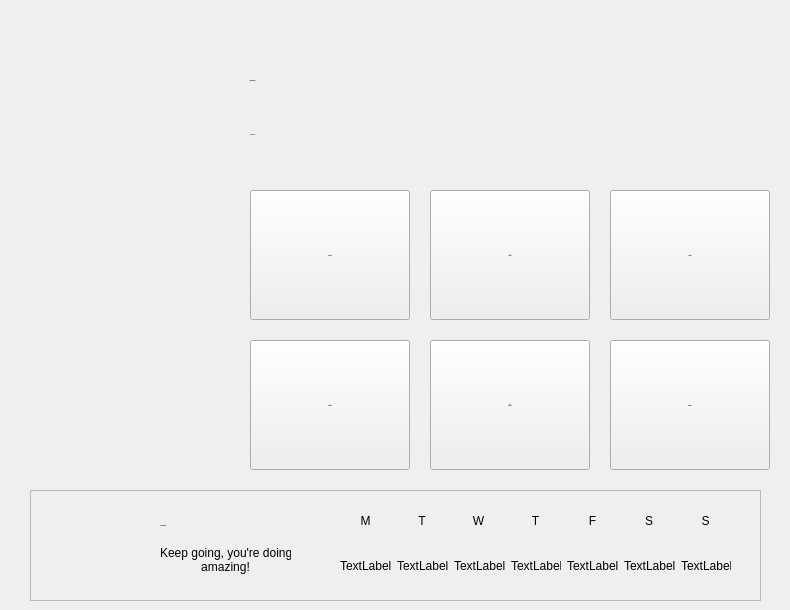
      <widget class="QWidget" name="pageHome">
       <widget class="QLabel" name="labelAppName">
        <property name="geometry">
         <rect>
          <x>250</x>
          <y>30</y>
          <width>351</width>
          <height>100</height>
         </rect>
        </property>
        <property name="sizePolicy">
         <sizepolicy hsizetype="Maximum" vsizetype="Preferred">
          <horstretch>0</horstretch>
          <verstretch>0</verstretch>
         </sizepolicy>
        </property>
        <property name="font">
         <font>
          <family>Segoe Print</family>
          <pointsize>-1</pointsize>
          <bold>true</bold>
         </font>
        </property>
        <property name="text">
         <string>MindScape</string>
        </property>
       </widget>
       <widget class="QLabel" name="labelGreeting">
        <property name="geometry">
         <rect>
          <x>250</x>
          <y>110</y>
          <width>191</width>
          <height>51</height>
         </rect>
        </property>
        <property name="font">
         <font>
          <pointsize>-1</pointsize>
         </font>
        </property>
        <property name="text">
         <string>&lt;html&gt;&lt;head/&gt;&lt;body&gt;&lt;p&gt;Hello Buddy!&lt;/p&gt;&lt;/body&gt;&lt;/html&gt;</string>
        </property>
       </widget>
       <widget class="QPushButton" name="btnJournal">
        <property name="geometry">
         <rect>
          <x>250</x>
          <y>190</y>
          <width>160</width>
          <height>130</height>
         </rect>
        </property>
        <property name="sizePolicy">
         <sizepolicy hsizetype="Maximum" vsizetype="Fixed">
          <horstretch>0</horstretch>
          <verstretch>0</verstretch>
         </sizepolicy>
        </property>
        <property name="minimumSize">
         <size>
          <width>56</width>
          <height>18</height>
         </size>
        </property>
        <property name="maximumSize">
         <size>
          <width>160</width>
          <height>130</height>
         </size>
        </property>
        <property name="font">
         <font>
          <family>Segoe Print</family>
          <pointsize>-1</pointsize>
          <bold>true</bold>
         </font>
        </property>
        <property name="text">
         <string>📓
Journal</string>
        </property>
       </widget>
       <widget class="QPushButton" name="btnMood">
        <property name="geometry">
         <rect>
          <x>430</x>
          <y>190</y>
          <width>160</width>
          <height>130</height>
         </rect>
        </property>
        <property name="font">
         <font>
          <family>Segoe Print</family>
          <pointsize>-1</pointsize>
          <bold>true</bold>
         </font>
        </property>
        <property name="text">
         <string>🌤️
 Mood</string>
        </property>
       </widget>
       <widget class="QPushButton" name="btnQuote">
        <property name="geometry">
         <rect>
          <x>610</x>
          <y>190</y>
          <width>160</width>
          <height>130</height>
         </rect>
        </property>
        <property name="font">
         <font>
          <family>Segoe Print</family>
          <pointsize>-1</pointsize>
          <bold>true</bold>
         </font>
        </property>
        <property name="text">
         <string>🌿
 Quote</string>
        </property>
       </widget>
       <widget class="QPushButton" name="btnHabits">
        <property name="geometry">
         <rect>
          <x>250</x>
          <y>340</y>
          <width>160</width>
          <height>130</height>
         </rect>
        </property>
        <property name="font">
         <font>
          <family>Segoe Print</family>
          <pointsize>-1</pointsize>
          <bold>true</bold>
         </font>
        </property>
        <property name="text">
         <string>☑️ 
Habits</string>
        </property>
       </widget>
       <widget class="QPushButton" name="btnHistory">
        <property name="geometry">
         <rect>
          <x>610</x>
          <y>340</y>
          <width>160</width>
          <height>130</height>
         </rect>
        </property>
        <property name="font">
         <font>
          <family>Segoe Print</family>
          <pointsize>-1</pointsize>
          <bold>true</bold>
         </font>
        </property>
        <property name="text">
         <string>📜
 History</string>
        </property>
       </widget>
       <widget class="QPushButton" name="btnBooks">
        <property name="geometry">
         <rect>
          <x>430</x>
          <y>340</y>
          <width>160</width>
          <height>130</height>
         </rect>
        </property>
        <property name="font">
         <font>
          <family>Segoe Print</family>
          <pointsize>-1</pointsize>
          <bold>true</bold>
         </font>
        </property>
        <property name="text">
         <string>📚
 Books</string>
        </property>
       </widget>
       <widget class="QLabel" name="label_2">
        <property name="geometry">
         <rect>
          <x>10</x>
          <y>140</y>
          <width>231</width>
          <height>381</height>
         </rect>
        </property>
        <property name="text">
         <string/>
        </property>
        <property name="pixmap">
         <pixmap resource="resources.qrc">:/assets/dog2.png</pixmap>
        </property>
        <property name="scaledContents">
         <bool>true</bool>
        </property>
       </widget>
       <widget class="QLabel" name="label_3">
        <property name="geometry">
         <rect>
          <x>-90</x>
          <y>-10</y>
          <width>271</width>
          <height>211</height>
         </rect>
        </property>
        <property name="text">
         <string/>
        </property>
        <property name="pixmap">
         <pixmap resource="resources.qrc">:/assets/lights3.png</pixmap>
        </property>
        <property name="scaledContents">
         <bool>true</bool>
        </property>
       </widget>
       <widget class="QLabel" name="label_4">
        <property name="geometry">
         <rect>
          <x>610</x>
          <y>30</y>
          <width>171</width>
          <height>161</height>
         </rect>
        </property>
        <property name="text">
         <string/>
        </property>
        <property name="pixmap">
         <pixmap resource="resources.qrc">:/assets2/teddy2.png</pixmap>
        </property>
        <property name="scaledContents">
         <bool>true</bool>
        </property>
       </widget>
       <widget class="QLabel" name="label_5">
        <property name="geometry">
         <rect>
          <x>120</x>
          <y>10</y>
          <width>121</width>
          <height>111</height>
         </rect>
        </property>
        <property name="text">
         <string/>
        </property>
        <property name="pixmap">
         <pixmap resource="resources.qrc">:/assets/star.png</pixmap>
        </property>
        <property name="scaledContents">
         <bool>true</bool>
        </property>
       </widget>
       <widget class="QLabel" name="label_7">
        <property name="geometry">
         <rect>
          <x>70</x>
          <y>0</y>
          <width>121</width>
          <height>111</height>
         </rect>
        </property>
        <property name="text">
         <string/>
        </property>
        <property name="pixmap">
         <pixmap resource="resources.qrc">:/assets/star.png</pixmap>
        </property>
        <property name="scaledContents">
         <bool>true</bool>
        </property>
       </widget>
       <widget class="QFrame" name="streakFrame">
        <property name="geometry">
         <rect>
          <x>30</x>
          <y>490</y>
          <width>731</width>
          <height>111</height>
         </rect>
        </property>
        <property name="frameShape">
         <enum>QFrame::Shape::StyledPanel</enum>
        </property>
        <property name="frameShadow">
         <enum>QFrame::Shadow::Raised</enum>
        </property>
        <widget class="QLabel" name="labelStreakNumber">
         <property name="geometry">
          <rect>
           <x>130</x>
           <y>20</y>
           <width>200</width>
           <height>31</height>
          </rect>
         </property>
         <property name="font">
          <font>
           <family>Segoe Print</family>
           <pointsize>-1</pointsize>
           <bold>true</bold>
          </font>
         </property>
         <property name="text">
          <string>7 Day Streak</string>
         </property>
        </widget>
        <widget class="QLabel" name="labelStreakSub">
         <property name="geometry">
          <rect>
           <x>130</x>
           <y>50</y>
           <width>131</width>
           <height>40</height>
          </rect>
         </property>
         <property name="text">
          <string>&lt;html&gt;&lt;head/&gt;&lt;body&gt;&lt;p align=&quot;center&quot;&gt;Keep going, you're doing &lt;br/&gt;amazing!&lt;/p&gt;&lt;/body&gt;&lt;/html&gt;</string>
         </property>
        </widget>
        <widget class="QLabel" name="labelBunnyStreak">
         <property name="geometry">
          <rect>
           <x>-10</x>
           <y>-40</y>
           <width>151</width>
           <height>201</height>
          </rect>
         </property>
         <property name="text">
          <string/>
         </property>
         <property name="pixmap">
          <pixmap resource="resources.qrc">:/assets/bunny3.png</pixmap>
         </property>
         <property name="scaledContents">
          <bool>true</bool>
         </property>
        </widget>
        <widget class="QWidget" name="layoutWidget">
         <property name="geometry">
          <rect>
           <x>310</x>
           <y>20</y>
           <width>391</width>
           <height>21</height>
          </rect>
         </property>
         <layout class="QHBoxLayout" name="horizontalLayout">
          <item>
           <widget class="QLabel" name="labelDayMon">
            <property name="text">
             <string>M</string>
            </property>
            <property name="alignment">
             <set>Qt::AlignmentFlag::AlignCenter</set>
            </property>
           </widget>
          </item>
          <item>
           <widget class="QLabel" name="labelDayTue">
            <property name="text">
             <string>T</string>
            </property>
            <property name="alignment">
             <set>Qt::AlignmentFlag::AlignCenter</set>
            </property>
           </widget>
          </item>
          <item>
           <widget class="QLabel" name="labelDayWed">
            <property name="text">
             <string>W</string>
            </property>
            <property name="alignment">
             <set>Qt::AlignmentFlag::AlignCenter</set>
            </property>
           </widget>
          </item>
          <item>
           <widget class="QLabel" name="labelDayThu">
            <property name="text">
             <string>T</string>
            </property>
            <property name="alignment">
             <set>Qt::AlignmentFlag::AlignCenter</set>
            </property>
           </widget>
          </item>
          <item>
           <widget class="QLabel" name="labelDayFri">
            <property name="text">
             <string>F</string>
            </property>
            <property name="alignment">
             <set>Qt::AlignmentFlag::AlignCenter</set>
            </property>
           </widget>
          </item>
          <item>
           <widget class="QLabel" name="labelDaySat">
            <property name="text">
             <string>S</string>
            </property>
            <property name="alignment">
             <set>Qt::AlignmentFlag::AlignCenter</set>
            </property>
           </widget>
          </item>
          <item>
           <widget class="QLabel" name="labelDaySun">
            <property name="text">
             <string>S</string>
            </property>
            <property name="alignment">
             <set>Qt::AlignmentFlag::AlignCenter</set>
            </property>
           </widget>
          </item>
         </layout>
        </widget>
        <widget class="QWidget" name="layoutWidget">
         <property name="geometry">
          <rect>
           <x>310</x>
           <y>60</y>
           <width>391</width>
           <height>31</height>
          </rect>
         </property>
         <layout class="QHBoxLayout" name="horizontalLayout_2">
          <item>
           <widget class="QLabel" name="labelIconMon">
            <property name="text">
             <string>TextLabel</string>
            </property>
           </widget>
          </item>
          <item>
           <widget class="QLabel" name="labelIconTue">
            <property name="text">
             <string>TextLabel</string>
            </property>
           </widget>
          </item>
          <item>
           <widget class="QLabel" name="labelIconWed">
            <property name="text">
             <string>TextLabel</string>
            </property>
           </widget>
          </item>
          <item>
           <widget class="QLabel" name="labelIconThu">
            <property name="text">
             <string>TextLabel</string>
            </property>
           </widget>
          </item>
          <item>
           <widget class="QLabel" name="labelIconFri">
            <property name="text">
             <string>TextLabel</string>
            </property>
           </widget>
          </item>
          <item>
           <widget class="QLabel" name="labelIconSat">
            <property name="text">
             <string>TextLabel</string>
            </property>
           </widget>
          </item>
          <item>
           <widget class="QLabel" name="labelIconSun">
            <property name="text">
             <string>TextLabel</string>
            </property>
           </widget>
          </item>
         </layout>
        </widget>
       </widget>
      </widget>
